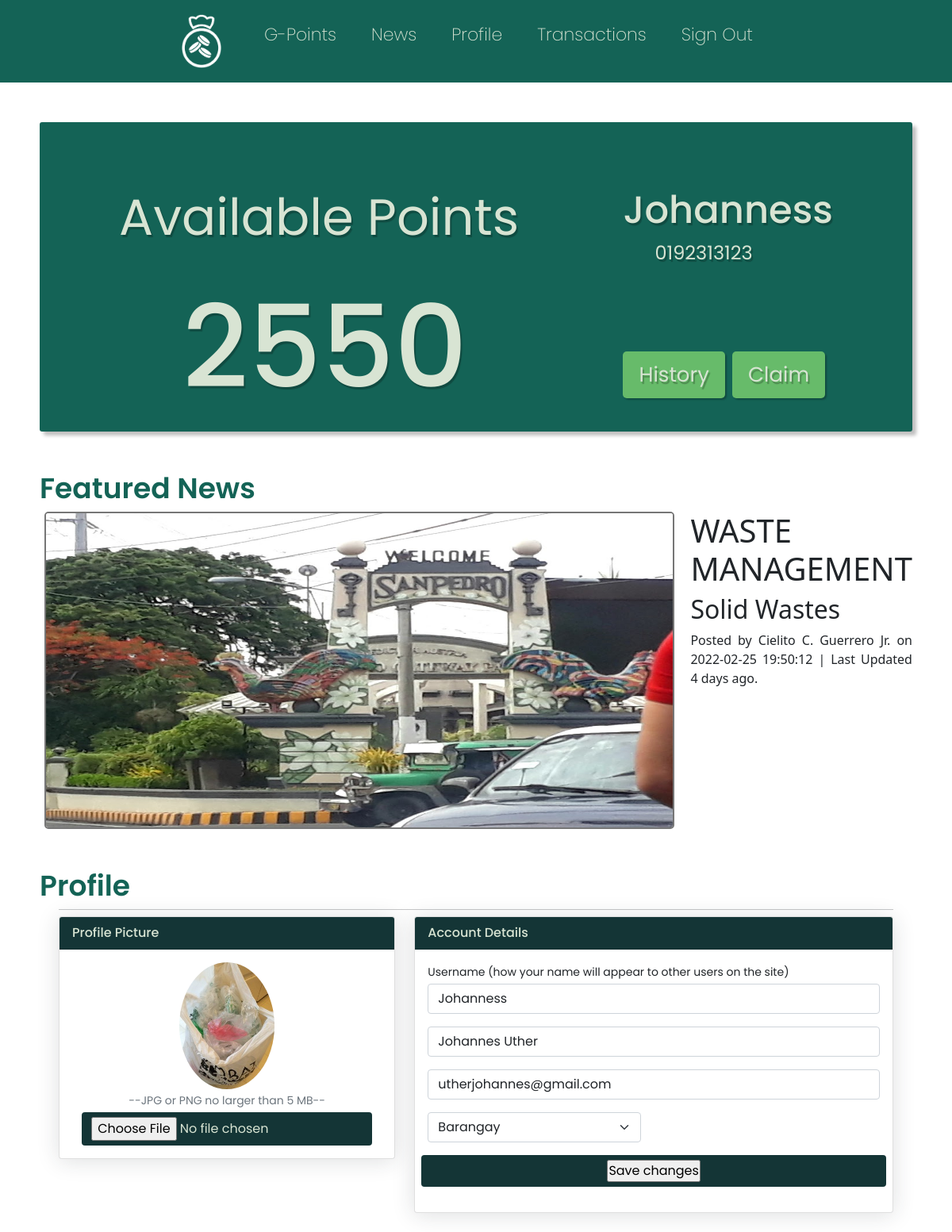
/main.php (signed in), run on the app's committed database.
### tables this page shows
CREATE TABLE `members` (
  `id` int(11) NOT NULL,
  `profilename` varchar(255) NOT NULL,
  `fullname` varchar(255) NOT NULL,
  `status` varchar(255) NOT NULL,
  `username` varchar(255) NOT NULL,
  `password` varchar(255) NOT NULL,
  `datecreated` date NOT NULL,
  `email` varchar(255) NOT NULL,
  `contact` varchar(255) NOT NULL,
  `address` varchar(255) NOT NULL,
  `img_name` varchar(255) NOT NULL,
  `points` int(11) NOT NULL
);

CREATE TABLE `news` (
  `news_id` int(11) NOT NULL,
  `news_title` varchar(255) NOT NULL,
  `news_description` varchar(255) NOT NULL,
  `news_content` mediumtext NOT NULL,
  `news_img` varchar(255) NOT NULL,
  `datetime` datetime NOT NULL,
  `lastupdate` timestamp NOT NULL DEFAULT current_timestamp() ON UPDATE current_timestamp(),
  `postedby` varchar(255) NOT NULL
);

### main.php (the view, shortened to what this page needs)
<?php
include ('connections/connection.php');
if (!isset($_SESSION['id'])){
    $_SESSION['view'] = "<div class='message warning'>User Not Found.</div>";
    header("Location: index.php");
} else {
    $id = $_SESSION['id'];
    $sql = "SELECT * FROM members WHERE id = $id";
    $result = mysqli_query($conn, $sql);
    $rows = mysqli_fetch_assoc($result);
}
 function time_elapsed_string($datetime, $full = false) {
    $now = new DateTime;
    $ago = new DateTime($datetime, new DateTimeZone('Asia/Manila'));
    $diff = $now->diff($ago);
    $diff->w = floor($diff->d / 7);
    $diff->d -= $diff->w * 7;
    $string = array(
        'y' => 'year',
        'm' => 'month',
        'w' => 'week',
        'd' => 'day',
        'h' => 'hour',
        'i' => 'minute',
        's' => 'second',
    );
    foreach ($string as $k => &$v) {
        if ($diff->$k) {
            $v = $diff->$k . ' ' . $v . ($diff->$k > 1 ? 's' : '');
        } else {
            unset($string[$k]);
        }
    }
    if (!$full) $string = array_slice($string, 0, 1);
    return $string ? implode(', ', $string) . ' ago' : 'just now';
}
?>
<!DOCTYPE html>
<html lang="en">
    <head>
        <link href="scss/main1.css" rel="stylesheet" type="text/css" /></link>
        <link href="scss/main1.scss" rel="stylesheet" type="text/css" /></link>
        <link href="scss/carousel.css" rel="stylesheet" type="text/css" /></link>
        <link rel="stylesheet" type="text/css" href="https://cdn.jsdelivr.net/npm/slick-carousel@1.8.1/slick/slick.css"/></link>
        <link href="https://cdn.jsdelivr.net/npm/bootstrap@5.1.3/dist/css/bootstrap.min.css" rel="stylesheet"></link>
    </head>
<body>
        <div class="navbar">
            <div class="navbar-wrapper">
                <div><img src="img/Glogo-white.png" class="logo"></div>
                <ul class="navlinks">
                    <li><a href="">G-Points</a></li>
                    <li><a href="#newspage">News</a></li>
                    <li><a href="#profilepage">Profile</a></li>
                    <li><a href="">Transactions</a></li>
                    <li><a href="logout.php">Sign Out</a></li>
                </ul>
            </div>
        </div>
        <div class="points">
            <div class="points-wrapper">
                <div class="content-wrapper">
                    <div class="content-upper">
                        <p>Available Points</p>
                        <h2><?php echo $rows['points'];?></h2>
                    </div>
                    <div class="content-lower">
                        <h4><?php echo $rows['profilename'];?></h4>
                        <p><i class="fa-solid fa-user-check"></i><?php echo $rows['contact'];?></p>
                        <input type="button" class="btn1" value="History">
                        <input type="button" class="btn2" value="Claim">
                    </div>
                </div>
             </div>
        </div>
                <div class="news-title">
                <div class="news-title-wrapper">
                    <h1>Featured News</h1>
                </div>
                </div>
       <div class="power-grid" id="newspage">
        <div class="prize-wrapper">
            <div class="box">
                <div class="indexslideshow-box">
                    <div class="indexbox-wrapper">
                        <?php
                        $sql = "SELECT * FROM news";
                        $result = mysqli_query($conn, $sql);
                        $rows = mysqli_fetch_assoc($result);
                        $ranker = 1;
                        do { ?>
                        <div class="indexprizebox">
                            <img src="admin/images/news/<?php echo $rows['news_img'];?>" style = "width:100%; height:auto;">
                            <div class="slide-description">
                            <H1><?php echo $rows['news_title'];?></H1>
                            <H2><?php echo $rows['news_description'];?></H2>
                            <p>Posted by <?php echo $rows['postedby'];?> on <?php echo $rows['datetime'];?> | Last Updated <?php echo time_elapsed_string($rows['lastupdate']); ?>.</p>
                            </div>
                        </div>
                        <?php $ranker++; } while ($rows = mysqli_fetch_assoc($result))?>
                        </div>
                    </div>
                </div>
            </div>
        </div>
        <div class="news-title">
            <div class="news-title-wrapper">
                <h1>Profile</h1>
            </div>
            </div>
        <section class = "profile" id="profilepage">
            <div class="container-xl px-4 mt-8">
                <form action="" method="POST" enctype="multipart/form-data">
                <?php
                $sql = "SELECT * FROM members WHERE id = $id";
                $result = mysqli_query($conn, $sql);
                $rows = mysqli_fetch_assoc($result);
                ?>
                <hr class="mt-0 mb-2">
                <div class="row">
                    <div class="col-xl-5">
                        <div class="card mb-4 mb-xl-0">
                            <div class="card-header">Profile Picture</div>
                            <div class="card-body text-center">
                                <img src="admin/images/profile/<?php echo $rows['img_name'];?>" class="img-account-profile rounded-circle mb-1" >
                                <div class="small font-italic text-muted mb-1">--JPG or PNG no larger than 5 MB--</div>
                                <button class="btn btn-primary" type="button"><input type="file" name="image"></button>
                            </div>
                        </div>
                    </div>
                    <div class="col-xl-7">
                        <div class="card mb-4">
                            <div class="card-header">Account Details</div>
                            <div class="card-body">
                                <form>
                                    <div class="mb-3">
                                        <label class="small mb-1" for="inputUsername">Username (how your name will appear to other users on the site)</label>
                                        <input class="form-control" id="inputUsername" type="text" placeholder="ex: JuanCruz48" name="pname" value="<?php echo $rows['profilename'];?>">
                                    </div>
                                    <div class="mb-3">
                                        <input class="form-control" id="inputUsername" type="text" placeholder="Fullname" name="fname" value="<?php echo $rows['fullname']; ?>">
                                    </div>
                                    <div class="row gx-3 mb-3">
                                    <div class="mb-3">
                                        <input class="form-control" id="inputEmailAddress" type="email" placeholder="Enter your email address" name="email" value="<?php echo $rows['email'];?>">
                                    </div>
                                    <div class="row gx-3 mb-3">
                                        <div class="col-md-6">
                                            <select class="form-select" aria-label="Default select example" name="paddress" value="<?php echo $rows['address'];?>">
                                                <option selected>Barangay</option>
                                              </select>
                                        </div>
                                    </div>
                                    <button class="btn btn-primary" type="button" name="submit"><input type="submit" name="submit" value="Save changes"></button>
                                </form>
                            </div>
                        </div>
                    </div>
                </div>
                </form>
            </div>
        </section>
</body>
</html>

### scss/main1.css (style rules this page uses)
* { margin: 0; padding: 0; -webkit-box-sizing: border-box; box-sizing: border-box; }
body { background-color: #d8e4d3; }
.navbar { background-color: #146356; width: 100%; }
.navbar .navbar-wrapper { padding: 10px 0; display: -webkit-box; display: -ms-flexbox; display: flex; -webkit-box-pack: justify; -ms-flex-pack: justify; justify-content: space-between; -webkit-box-align: center; -ms-flex-align: center; align-items: center; margin: 0 auto; }
.navbar img { width: 50px; cursor: pointer; }
.navbar .navlinks { text-decoration: none; list-style: none; display: -webkit-box; display: -ms-flexbox; display: flex; -webkit-box-pack: justify; -ms-flex-pack: justify; justify-content: space-between; }
.navbar .navlinks li a { text-decoration: none; list-style: none; font-family: "Poppins", sans-serif; color: #d8e4d3; padding: 22px; font-size: 22px; font-weight: 200; -webkit-transition: all 0.3s ease-in-out; transition: all 0.3s ease-in-out; }
.points { width: 100%; position: relative; margin-top: 50px; }
.points .points-wrapper { max-width: 1100px; background-color: #146356; -webkit-box-shadow: 5px 5px 4px rgba(0, 0, 0, 0.25); box-shadow: 5px 5px 4px rgba(0, 0, 0, 0.25); border-radius: 3px; height: 390px; margin: 0 auto; }
.points .content-wrapper { display: -webkit-box; display: -ms-flexbox; display: flex; -webkit-box-pack: justify; -ms-flex-pack: justify; justify-content: space-between; width: 900px; margin: 0 auto; }
.points .content-upper { margin-top: 82px; line-height: 1.2; }
.points .content-upper.content-upper p { color: #d8e4d3; font-family: "Poppins", sans-serif; font-size: 64px; margin-bottom: 40px; text-shadow: 2px 3px 1px rgba(0, 0, 0, 0.25); }
.points .content-upper.content-upper h2 { color: #d8e4d3; font-family: "Poppins", sans-serif; font-size: 144px; margin-left: 80px; text-shadow: 2px 3px 1px rgba(0, 0, 0, 0.25); }
.points .content-lower { margin-top: 82px; }
.points .content-lower.content-lower p { color: #d8e4d3; font-family: "Poppins", sans-serif; font-size: 24px; margin-left: 20px; text-shadow: 2px 3px 1px rgba(0, 0, 0, 0.25); }
.points .content-lower.content-lower h4 { color: #d8e4d3; font-family: "Poppins", sans-serif; font-size: 48px; text-shadow: 2px 3px 1px rgba(0, 0, 0, 0.25); }
.points .content-lower.content-lower input[type=button] { margin-top: 90px; margin-right: 5px; color: #d8e4d3; background-color: #67BB6A; font-family: "Poppins", sans-serif; padding: 10px 20px; font-size: 26px; border-radius: 5px; border: none; text-shadow: 2px 3px 1px rgba(0, 0, 0, 0.25); cursor: pointer; -webkit-box-shadow: 2px 2px 2px rgba(0, 0, 0, 0.25); box-shadow: 2px 2px 2px rgba(0, 0, 0, 0.25); }
.news-title { margin-top: 50px; width: 100%; }
.news-title .news-title-wrapper { max-width: 1100px; margin: 0 auto; color: #d8e4d3; }
.news-title .news-title-wrapper.news-title-wrapper h1 { font-weight: 600; color: #146356; font-family: "Poppins", sans-serif; font-size: 36px; }
body { margin-top:20px; background-color:#f2f6fc; color:#69707a; }
.img-account-profile { height: 10rem; }
.rounded-circle { border-radius: 50% !important; }
.card { box-shadow: 0 0.15rem 1.75rem 0 rgb(33 40 50 / 15%); }
.card .card-header { font-weight: 500; }
.card-header:first-child { border-radius: 0.35rem 0.35rem 0 0; }
.card-header { padding: 1rem 1.35rem; margin-bottom: 0; background-color: rgba(33, 40, 50, 0.03); border-bottom: 1px solid rgba(33, 40, 50, 0.125); }
.container-xl { max-width: 1200px; margin: 0 auto; }

### scss/carousel.css (style rules this page uses)
.prize-wrapper { display: flex; justify-content: space-between; }
.box .indexslideshow-box { display: flex; width: 1100px; margin: 0 auto; }
.box .indexbox-wrapper { width: 100%; margin: 0px auto; height: 25rem; overflow: hidden; }
.box .indexbox-wrapper .indexprizebox { display: flex; flex-basis: 80%; height: 400px; width: 100%; margin-left: 0.2rem; }
.box .indexbox-wrapper .indexprizebox img { border: 2px solid #767676; margin-left: 0.2rem; border-radius: 5px; }
.prize-wrapper .slide-description { flex-basis: 30%; }
.slide-description { margin-left: 20px; text-align: justify; text-justify: inter-word; }
.power-grid { width: 1100px; margin-left: auto; margin-right: auto; }
.profile { max-width: 1100px; margin: 0 auto; }
.profile div { font-family: "Poppins", sans-serif; }
.profile button { background-color: #143536; color: #d8e4d3; font-family: "Poppins", sans-serif; border: none; }
.profile .card-header { background-color: #143536; color: #d8e4d3; }

### data on the page
members: points "2550", profilename "Johanness", contact "0192313123", img_name (picture), pname "Johanness", fname "Johannes Uther", email "utherjohannes@gmail.com", paddress "Barangay"
news: news_img (picture), news_title "WASTE MANAGEMENT", news_description "Solid Wastes", postedby "Cielito C. Guerrero Jr.", datetime "2022-02-25 19:50:12", lastupdate "4 days ago"
